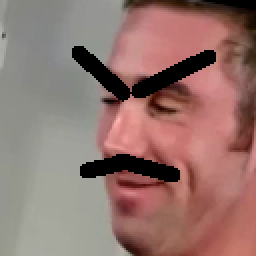
#> input picture test_face.png, 128 x 128 px (shown 2 times larger)
$ python -i main.py   (imports and definitions only)
#> lines starting #> are read from the running program, lines starting #| are printed output that depends on the picture
import numpy as np
from PIL import Image

class ESRGAN:

    def __init__(self, model_file=None, session=None, tile_size=128, prepad=10, scale=4):
        self.model_file = model_file
        self.session = session
        self.tile_size = tile_size
        self.prepad = prepad
        self.scale = scale
        self.model_input = self.session.get_inputs()[0].name


    # [54 lines left out: functions _tile_preprocess, _into_tiles, _into_whole, get, not called in this run]

>>> import cv2
>>> picture = cv2.imread('test_face.png', cv2.IMREAD_GRAYSCALE)
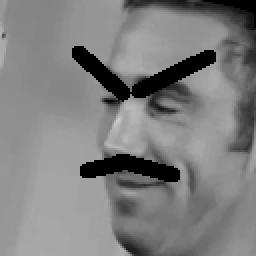
#> picture: shape (128, 128) (shown 2 times larger); min 0, max 205, mean 126.9
>>> result = ESRGAN().get(picture)
#> (the run stopped early here; a loop or call above may not have finished)
